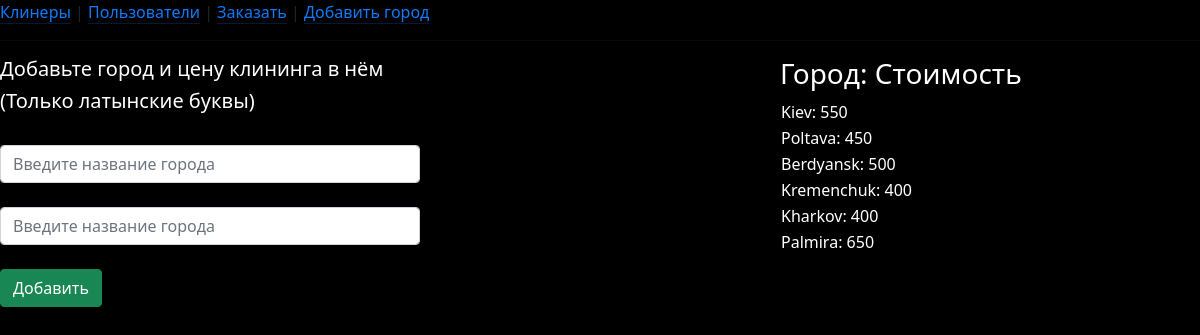
/add_city, run on an earlier commit of the app's database.
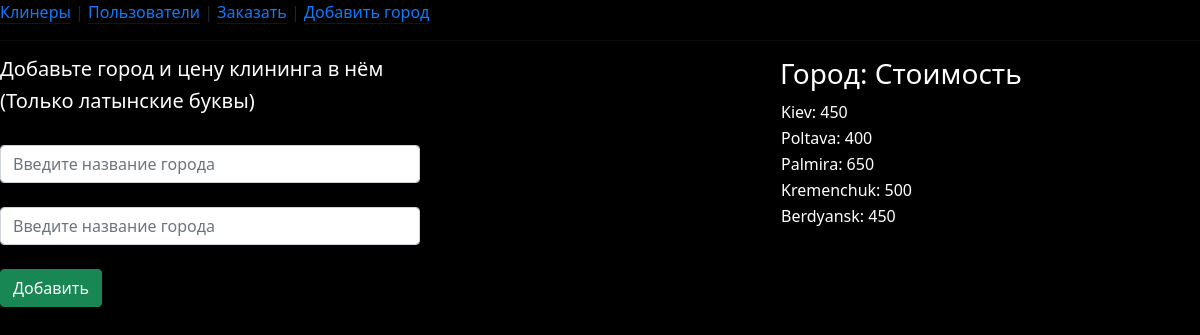
And on a later commit of the database.
### city/views.py (the view, shortened to what this page needs)
# urls.py: path('add_city', include('city.urls')),
def add_city(request):
    citys = CityList.objects.all() # Получаем города данны из таблички CityList
    error = '' # Шоб коду плохо не было создадим эту переменную заранее,а то ругается
    form = CityListForm
    context = {
        'form': form,
        'error': error,
        'citys': citys,
    }
    return render(request, 'city/add_city.html', context)

### city/templates/city/add_city.html (shortened to what this page needs)
{% extends "base.html" %}

### templates/base.html (shortened to what this page needs)
{% load static %}

What changed in the data, as far as the page shows it:
changed CityList: price "550" → "450" (drawn)
Also different on the page:
text no longer shown: "Клинеры | Пользователи | Заказать | Добавить город Добавьте город и цену клининга в нём (Только латынские буквы) Добавить Город: Стоимость Kiev: 550 Poltava: 450 Berdyansk: 500 Kremenchuk: 400 Kharkov: 400 Palmira: 650"
text now shown: "Клинеры | Пользователи | Заказать | Добавить город Добавьте город и цену клининга в нём (Только латынские буквы) Добавить Город: Стоимость Kiev: 450 Poltava: 400 Palmira: 650 Kremenchuk: 500 Berdyansk: 450"
